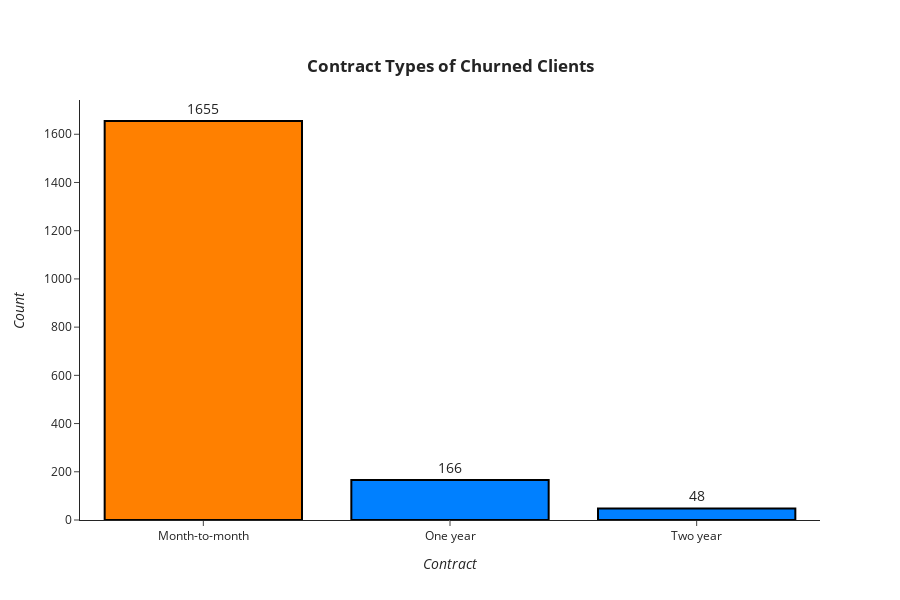

The notebook cell saved with this chart:
### Code cell
df_aux = dataset.query('Churn == "Yes"')
df_aux = df_aux["Contract"].value_counts()
bar_plot(df_aux, "<b>Contract Types of Churned Clients</b>",
         "<i>Contract</i>", "<i>Count</i>")

### Figure 1 — Plotly figure (JSON) as saved in the notebook; plotly's stock layout.template omitted (floating-point values rounded to 4 significant figures)
{"data": [{"marker": {"color": ["#ff8000", "#0080ff", "#0080ff"], "line": {"color": "#000000", "width": 2}}, "text": [1655.0, 166.0, 48.0], "textfont": {"size": 14}, "textposition": "outside", "type": "bar", "x": ["Month-to-month", "One year", "Two year"], "y": [1655, 166, 48]}], "layout": {"autosize": false, "height": 600, "title": {"text": "<b>Contract Types of Churned Clients</b>", "x": 0.5, "xanchor": "center", "y": 0.9, "yanchor": "top"}, "xaxis": {"title": {"text": "<i>Contract</i>"}}, "yaxis": {"automargin": true, "title": {"text": "<i>Count</i>"}}}}
